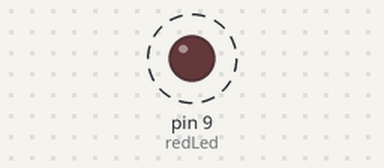
Recording of a sketch running on a simulated Arduino Uno, built with avr-gcc and run on an emulated ATmega328P. On the bench: output pins drawn as LEDs (lit = HIGH). Dashed ring = blinking.

Above: at 0.2 s.
Timing chart, 0 to 3.0 s (numbered marks = the images above):
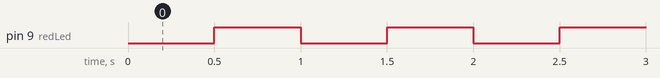

The sketch:

Lesson_2.ino
```cpp
int redLed = 9;
int onTime = 500;
int offTime = 1000;

void setup() {
  // put your setup code here, to run once:

  pinMode(redLed, OUTPUT);
}

void loop() {
  // put your main code here, to run repeatedly:

  delay(onTime);
  digitalWrite(redLed, HIGH);
  delay(onTime);
  digitalWrite(redLed, LOW);
}
```

Measured:
- by itself, pin 9 (redLed): alternates HIGH for 0.50 s and LOW for 0.50 s
